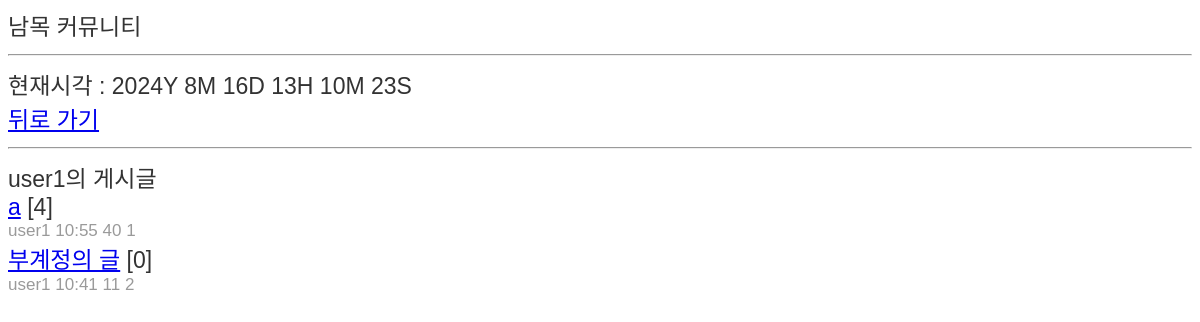
The page /NHSApp/account/user1 on the database its author committed.
### NHSApp/models.py (models this page shows, shortened)
class Post(models.Model):
    author= models.ForeignKey('auth.User', on_delete=models.CASCADE)
    title=models.CharField(max_length=50)
    content=models.TextField()
    pub_date=models.DateTimeField(auto_now_add=True)
    comment_num=models.IntegerField(default=0)
    upvote=models.ManyToManyField(User, related_name='upvoted_posts',blank=True)
    downvote=models.ManyToManyField(User, related_name='downvoted_posts',blank=True)
    views=models.IntegerField(default=0)
    def total_votes(self):
        return self.upvote.count()-self.downvote.count()

### NHSApp/views/account.py (the view)
# urls.py: path('account/<str:username>',account_view, name='account_view'),
def account_view(request, username):
    account=User.objects.get(username=username)
    post_list=list(Post.objects.filter(author=account).order_by('-pub_date'))
    context={
        'now':time.localtime(time.time()),
        'user':request.user,
        'account':account,
        'post_list':post_list
    }
    return render(request, 'NHSApp/account.html', context)

### NHSApp/templates/NHSApp/account.html (shortened to what this page needs)
<html lang="en">
    <head>
        {%load static%}
        <link rel="stylesheet" href="{%static 'NHSApp/css/style.css'%}">
    </head>
    <body class="big-font">
        <div>남목 커뮤니티</div>
        <hr>
        <div>현재시각 : {{now.tm_year}}Y {{now.tm_mon}}M {{now.tm_mday}}D {{now.tm_hour}}H {{now.tm_min}}M {{now.tm_sec}}S</div>
        <a href="/NHSApp/">뒤로 가기</a>
        <hr>
        <div>
            {{account.username}}의 게시글
            {%for post in post_list%}
            <div>
                <a href="/NHSApp/{{post.pk}}">{{post.title}}</a> [{{post.comment_num}}]
            </div>
            <div class="small-font">
                {{post.author}} {{post.pub_date.hour}}:{{post.pub_date.minute}}
                {{post.views}}
                {{post.total_votes}}
            </div>
            {%endfor%}
        </div>
    </body>
</html>

### NHSApp/static/NHSApp/css/style.css (style rules this page uses)
.big-font { font-family: 'Arial', sans-serif; font-size: 23px; color: #333; }
.small-font { font-family: 'Arial', sans-serif; font-size: 17px; color: #9a9a9a; }

### rows shown on the page
Post: title "a", comment_num "4", author "user1", pub_date.hour "10", pub_date.minute "55", views "40", total_votes "1"
Post: title "부계정의 글", comment_num "0", author "user1", pub_date.hour "10", pub_date.minute "41", views "11", total_votes "2"

### other values the page prints
{{ now.tm_year }} "2024"
{{ now.tm_mon }} "8"
{{ now.tm_mday }} "16"
{{ now.tm_hour }} "13"
{{ now.tm_min }} "10"
{{ now.tm_sec }} "23"
{{ account.username }} "user1"
